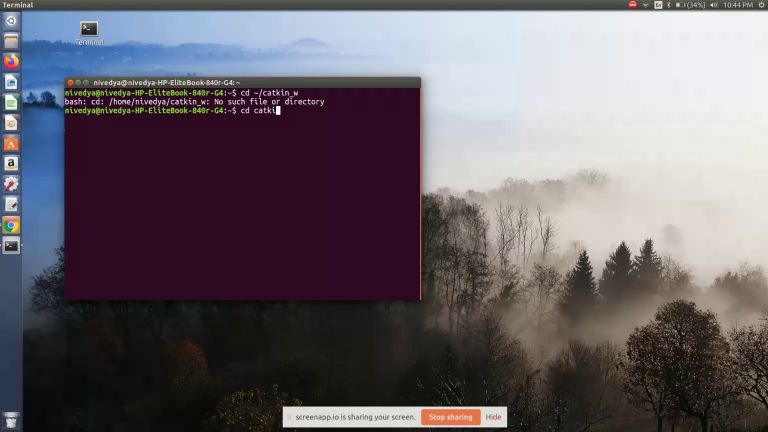
#> input picture frame 146 of Gazebo/ezgif-6-d81c1b66d62b.mp4, 1536 x 864 px, given in place of messi.webm, which was not available (shown at 1/2 size)
$ python 5.1.py
#> lines starting #> are read from the running program, lines starting #| are printed output that depends on the picture; after the words box and inside, x2 and y2 are one past the last pixel; in counts of white or black regions, pixels touching at a corner belong together; pictures that were not available may be replaced by others from this repository, and a replacement may not be noted
import cv2
import numpy as np
from imutils.video import FileVideoStream
import imutils
import time
vs = FileVideoStream('messi.webm').start()
while vs.more():
	frame=vs.read()
#> frame is the input picture: shape (864, 1536, 3); mean B, G, R 106.1, 99.2, 105.8
	if frame is None:
		continue
	output=frame.copy()
	gray=cv2.cvtColor(frame,cv2.COLOR_BGR2GRAY)
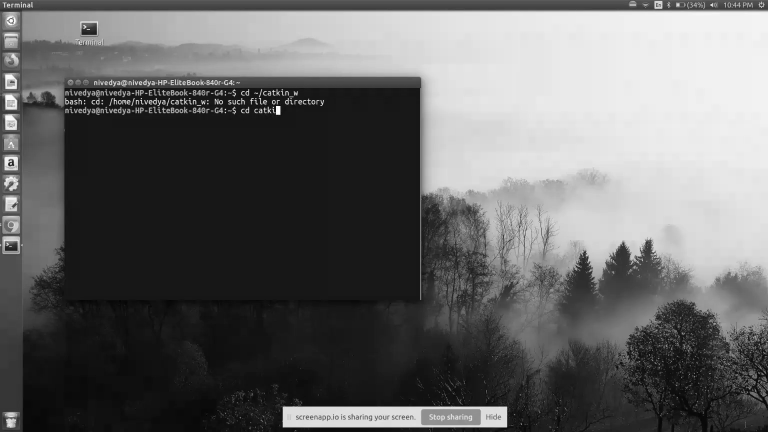
#> gray: shape (864, 1536) (shown at 1/2 size); min 0, max 255, mean 101.9
	gray=cv2.medianBlur(gray,5)
	gray=cv2.adaptiveThreshold(gray,255,cv2.ADAPTIVE_THRESH_GAUSSIAN_C,cv2.THRESH_BINARY,3,5)
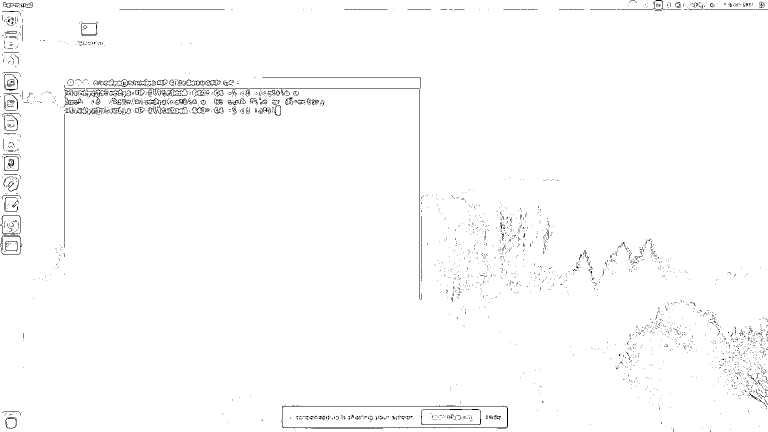
#> gray: shape (864, 1536) (shown at 1/2 size); 98.7% white; black in thin lines or dots
	kernel=np.ones((3,3),np.uint8)
	gray=cv2.erode(gray,kernel,iterations=1)
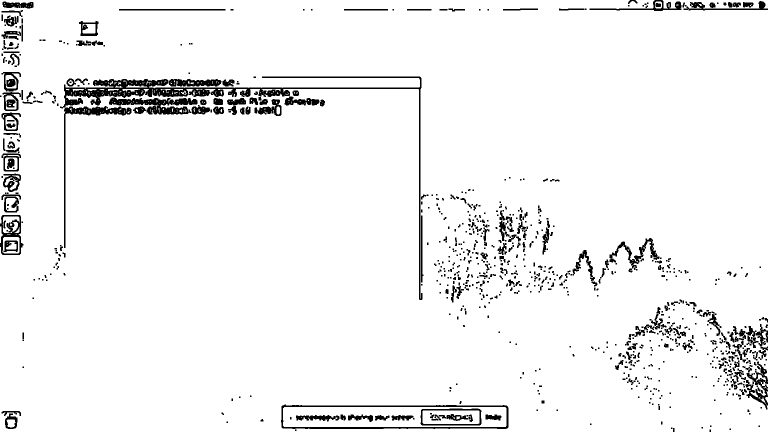
#> gray: shape (864, 1536) (shown at 1/2 size); 95% white; 843 black regions (518 under 20 px), largest, box (x1, y1, x2, y2) and area: (120, 153, 845, 600) 14001, (562, 809, 1017, 858) 3259, (218, 195, 395, 229) 3021
	gray=cv2.dilate(gray,kernel,iterations=1)
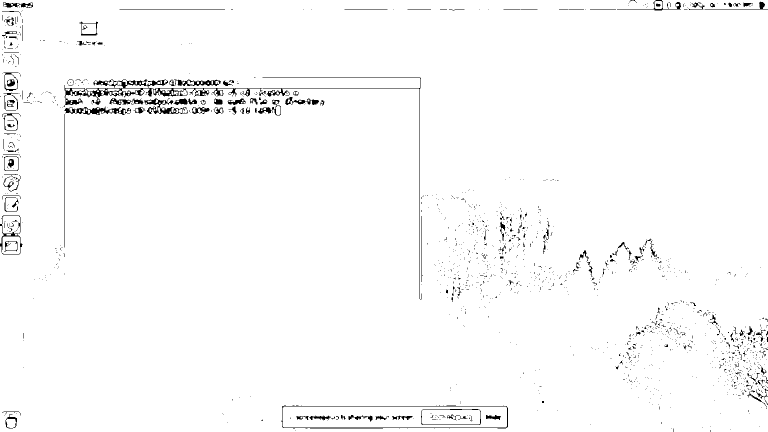
#> gray: shape (864, 1536) (shown at 1/2 size); 98.1% white; 1509 black regions (1349 under 20 px), largest, box (x1, y1, x2, y2) and area: (127, 159, 525, 214) 3827, (525, 154, 844, 599) 1344, (563, 810, 1016, 857) 1245
	circles=cv2.HoughCircles(gray,cv2.HOUGH_GRADIENT,1,260,param1=30,param2=65,minRadius=0)
#> circles = [[1333.5, 222.5, 495.9], [954.5, 221.5, 634.9], [121.5, 165.5, 114.4], [1369.5, 835.5, 169.3], [530.5, 11.5, 202.8]]
	radii=[]
	if circles is None:
		continue
	circles=np.uint16(np.around(circles))
#> circles = [[1334, 222, 496], [954, 222, 635], [122, 166, 114], [1370, 836, 169], [530, 12, 203]]
	for i in range(circles.shape[0]):
		radii.append(circles[i][0][2])
#> after the loop, radii = [496]
	R=max(radii)
#> R = 496
	X=None
	Y=None
	for i in range(circles.shape[0]):
		if circles[i][0][2]==R:
			X=circles[i][0][0]
			Y=circles[i][0][1]
			break
#> this loop made 1 pass
#> (X, Y) on pass 1: (1334, 222)
	cv2.circle(output,(X,Y),R,(0,255,0),4)
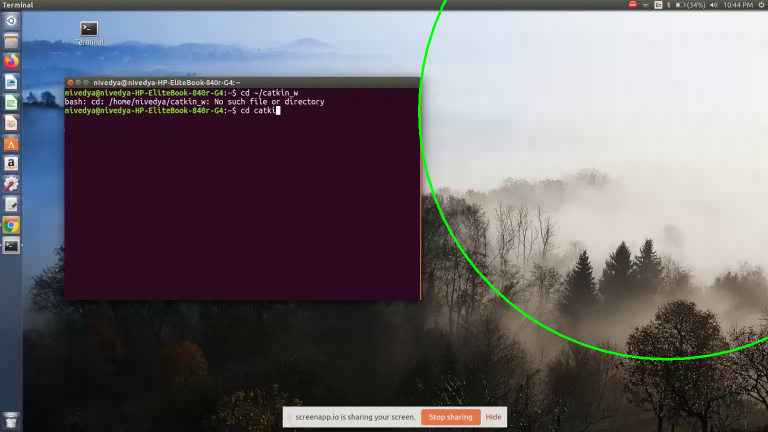
#> output: shape (864, 1536, 3) (shown at 1/2 size); 0.46% of pixels changed, all inside (x1, y1, x2, y2) = (836, 0, 1536, 721)
	cv2.imshow('result',output)
	cv2.waitKey(1)
cv2.destroyAllWindows()
vs.stop()

$ run again, starting later in the video
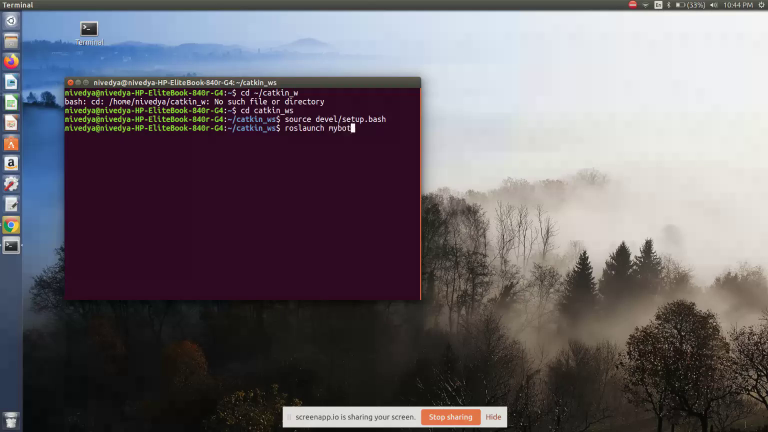
#> input picture frame 660 of Gazebo/ezgif-6-d81c1b66d62b.mp4, 1536 x 864 px, given in place of messi.webm, which was not available (shown at 1/2 size)
#> frame is the input picture: shape (864, 1536, 3); mean B, G, R 106.5, 100, 106.2
#> `gray=cv2.dilate(gray,kernel,iterations=1)`:
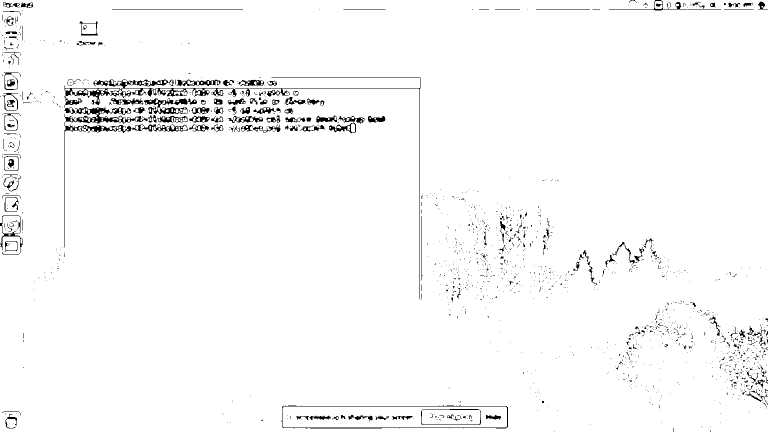
#> gray: shape (864, 1536) (shown at 1/2 size); 97.5% white; 1505 black regions (1338 under 20 px), largest, box (x1, y1, x2, y2) and area: (129, 214, 376, 495) 3840, (129, 159, 473, 215) 3777, (288, 197, 394, 228) 1312
#> `circles=cv2.HoughCircles(gray,cv2.HOUGH_GRADIENT,1,260,param1=30,param..`: circles = [[931.5, 259.5, 596.9], [1322.5, 222.5, 484.8], [406.5, 491.5, 316.5], [520.5, 11.5, 250.7], [125.5, 165.5, 117.5], [1273.5, 835.5, 260.5], [26.5, 607.5, 216.9]]
#> `circles=np.uint16(np.around(circles))`: circles = [[932, 260, 597], [1322, 222, 485], [406, 492, 316], [520, 12, 251], [126, 166, 118], [1274, 836, 260], [26, 608, 217]]
#> after the loop `for i in range(circles.shape[0]):`: radii = [597]
#> R = 597
#> the loop `for i in range(circles.shape[0]):` made 1 pass
#> (X, Y) on pass 1: (932, 260)
#> `cv2.circle(output,(X,Y),R,(0,255,0),4)`:
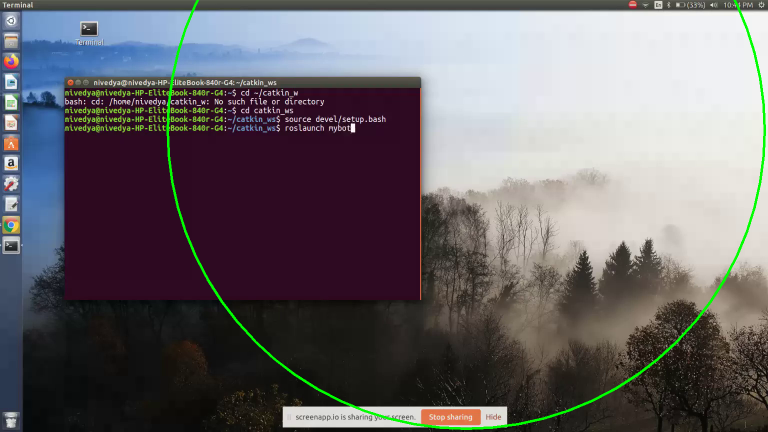
#> output: shape (864, 1536, 3) (shown at 1/2 size); 0.91% of pixels changed, all inside (x1, y1, x2, y2) = (333, 0, 1532, 860)

$ run again, starting later in the video
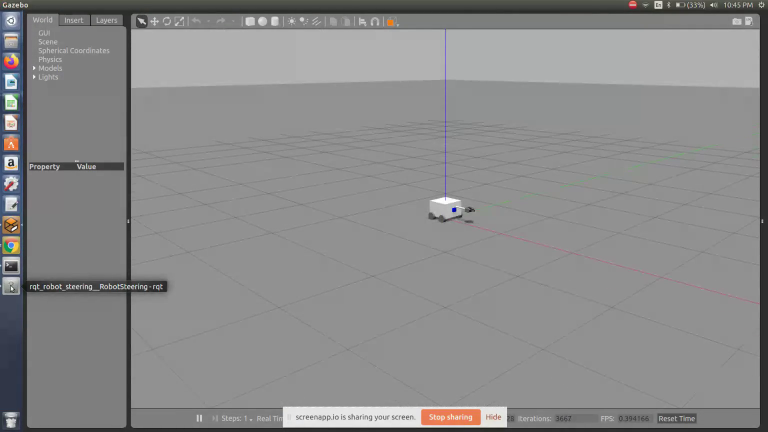
#> input picture frame 1173 of Gazebo/ezgif-6-d81c1b66d62b.mp4, 1536 x 864 px, given in place of messi.webm, which was not available (shown at 1/2 size)
#> frame is the input picture: shape (864, 1536, 3); mean B, G, R 138.5, 138.4, 138.5
#> `gray=cv2.dilate(gray,kernel,iterations=1)`:
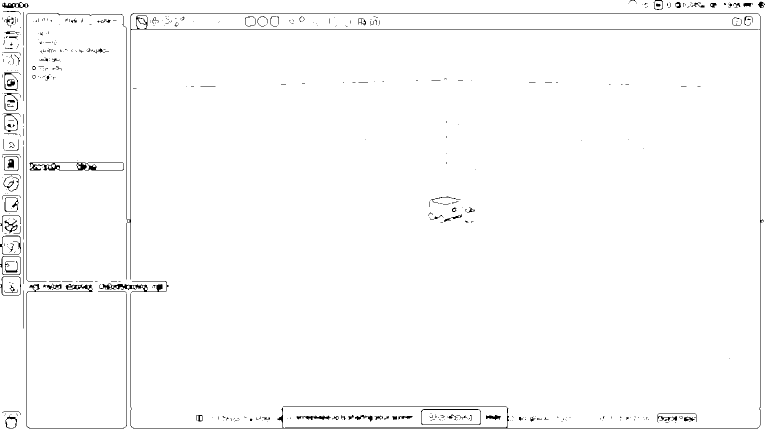
#> gray: shape (864, 1536) (shown at 1/2 size); 98.4% white; black in thin lines or dots
#> `circles=cv2.HoughCircles(gray,cv2.HOUGH_GRADIENT,1,260,param1=30,param..`: circles = [[15.5, 759.5, 246.8], [24.5, 480.5, 30.8]]
#> `circles=np.uint16(np.around(circles))`: circles = [[16, 760, 247], [24, 480, 31]]
#> after the loop `for i in range(circles.shape[0]):`: radii = [247]
#> R = 247
#> the loop `for i in range(circles.shape[0]):` made 1 pass
#> (X, Y) on pass 1: (16, 760)
#> `cv2.circle(output,(X,Y),R,(0,255,0),4)`:
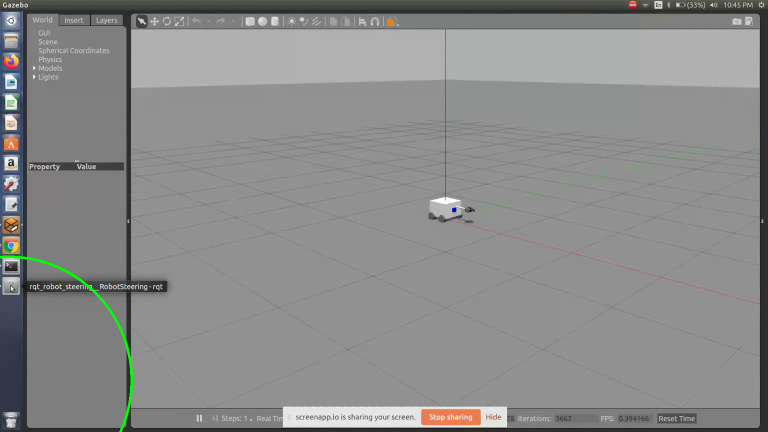
#> output: shape (864, 1536, 3) (shown at 1/2 size); 0.19% of pixels changed, all inside (x1, y1, x2, y2) = (0, 511, 266, 864)
